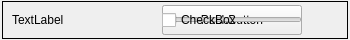
<?xml version="1.0" encoding="UTF-8"?>
<ui version="4.0">
 <class>PropertyWidget</class>
 <widget class="QWidget" name="PropertyWidget">
  <property name="geometry">
   <rect>
    <x>0</x>
    <y>0</y>
    <width>350</width>
    <height>40</height>
   </rect>
  </property>
  <property name="sizePolicy">
   <sizepolicy hsizetype="Fixed" vsizetype="Fixed">
    <horstretch>0</horstretch>
    <verstretch>0</verstretch>
   </sizepolicy>
  </property>
  <property name="minimumSize">
   <size>
    <width>350</width>
    <height>40</height>
   </size>
  </property>
  <property name="maximumSize">
   <size>
    <width>500</width>
    <height>42</height>
   </size>
  </property>
  <property name="windowTitle">
   <string>Form</string>
  </property>
  <property name="autoFillBackground">
   <bool>true</bool>
  </property>
  <widget class="QFrame" name="frame">
   <property name="geometry">
    <rect>
     <x>2</x>
     <y>1</y>
     <width>346</width>
     <height>38</height>
    </rect>
   </property>
   <property name="frameShape">
    <enum>QFrame::Box</enum>
   </property>
   <widget class="QComboBox" name="comboBox">
    <property name="geometry">
     <rect>
      <x>160</x>
      <y>4</y>
      <width>140</width>
      <height>30</height>
     </rect>
    </property>
   </widget>
   <widget class="QPushButton" name="pushButton">
    <property name="geometry">
     <rect>
      <x>160</x>
      <y>4</y>
      <width>140</width>
      <height>30</height>
     </rect>
    </property>
    <property name="text">
     <string>PushButton</string>
    </property>
   </widget>
   <widget class="QSlider" name="horizontalSlider">
    <property name="geometry">
     <rect>
      <x>160</x>
      <y>4</y>
      <width>140</width>
      <height>30</height>
     </rect>
    </property>
    <property name="orientation">
     <enum>Qt::Horizontal</enum>
    </property>
    <property name="tickPosition">
     <enum>QSlider::NoTicks</enum>
    </property>
   </widget>
   <widget class="QLabel" name="propertyName">
    <property name="geometry">
     <rect>
      <x>10</x>
      <y>4</y>
      <width>150</width>
      <height>30</height>
     </rect>
    </property>
    <property name="sizePolicy">
     <sizepolicy hsizetype="Preferred" vsizetype="Maximum">
      <horstretch>0</horstretch>
      <verstretch>2</verstretch>
     </sizepolicy>
    </property>
    <property name="text">
     <string>TextLabel</string>
    </property>
    <property name="alignment">
     <set>Qt::AlignLeading|Qt::AlignLeft|Qt::AlignVCenter</set>
    </property>
   </widget>
   <widget class="QCheckBox" name="checkBox">
    <property name="geometry">
     <rect>
      <x>160</x>
      <y>4</y>
      <width>140</width>
      <height>30</height>
     </rect>
    </property>
    <property name="sizePolicy">
     <sizepolicy hsizetype="Fixed" vsizetype="Fixed">
      <horstretch>0</horstretch>
      <verstretch>0</verstretch>
     </sizepolicy>
    </property>
    <property name="text">
     <string>CheckBox</string>
    </property>
   </widget>
   <widget class="QLabel" name="valueDisplay">
    <property name="geometry">
     <rect>
      <x>300</x>
      <y>4</y>
      <width>40</width>
      <height>30</height>
     </rect>
    </property>
    <property name="sizePolicy">
     <sizepolicy hsizetype="Minimum" vsizetype="Minimum">
      <horstretch>0</horstretch>
      <verstretch>0</verstretch>
     </sizepolicy>
    </property>
    <property name="minimumSize">
     <size>
      <width>40</width>
      <height>30</height>
     </size>
    </property>
    <property name="text">
     <string/>
    </property>
   </widget>
   <zorder>comboBox</zorder>
   <zorder>pushButton</zorder>
   <zorder>propertyName</zorder>
   <zorder>horizontalSlider</zorder>
   <zorder>checkBox</zorder>
   <zorder>valueDisplay</zorder>
  </widget>
 </widget>
 <resources/>
 <connections/>
</ui>
